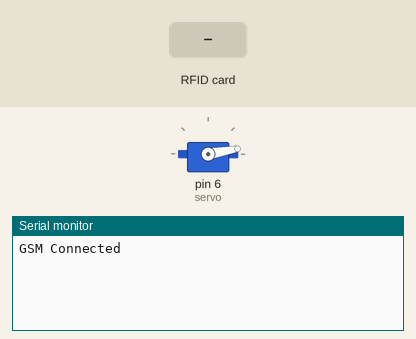
Simulated run of this sketch. Board: Arduino Uno, built with avr-gcc and run on an emulated ATmega328P. Parts: servo, the last lines printed to the serial monitor. The inputs (shaded band) are chosen by the test bench.

Above: at 3.2 s.
3.3 s: RFID card 56 52 91 BB held to the reader
At 4.2 s:
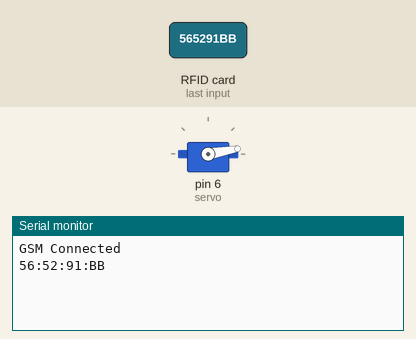
4.9 s: RFID card 5E 7A 19 C4 held to the reader
At 6.5 s:
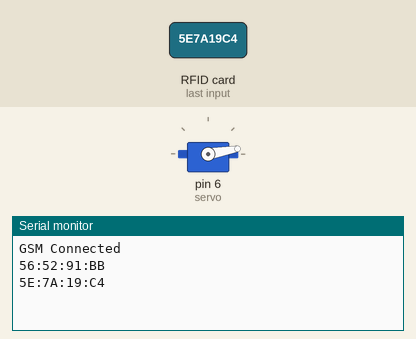

Measured:
- after the input at 3.3 s, the serial monitor: prints a new line after 0.11 s (image 1)
- after the input at 4.9 s, the serial monitor: prints a new line after 0.14 s (image 2)

The sketch:

IOT_Final_Project.ino
```cpp
#include "SPI.h"
#include "MFRC522.h"
#include "Servo.h"
#include <GSM.h>

#define SS_PIN 10
#define RST_PIN 9
#define SP_PIN 8

// Hardware setup:
// VCC to 3.3V
// RST to D9
// GND to GND
// MISO to D12
// MOSI to D11
// SCK to D13
// NSS to D10

// Servo:
// Brown: GND
// Red: 5V
// Orange: D6


MFRC522 rfid(SS_PIN, RST_PIN);
MFRC522::MIFARE_Key key;

Servo servo;
int pos = 0;

GSM gsmAccess;
GSM_SMS sms;
char remoteNumber[20]= "07449976201";
char txtMsg[200]="Feeder has been used";

bool needToSend = false;
int messageSent = 0;

void setup() {
  // RFID setup
  Serial.begin(9600);
  SPI.begin();
  rfid.PCD_Init();

  // Servo Setup
  servo.attach(6);
  servo.write(10);

  // GSM Setup
  boolean notConnected = true;
      while(notConnected){
    if(gsmAccess.begin()==GSM_READY){
     notConnected = false;
    }
  else
    {
      Serial.println("Not connected");
      delay(1000);
    }
  }
  Serial.println("GSM Connected");

}

void loop() {

  // If tag is not near reader, close lid
  if (!rfid.PICC_IsNewCardPresent() || !rfid.PICC_ReadCardSerial()){
    servo.write(10);
    delay(200);


// Send SMS once lid has closed and SMS has not already been sent.
    if (needToSend) {
      sendSMS();
      needToSend = false;
    }

    return;
  }


  MFRC522::PICC_Type piccType = rfid.PICC_GetType(rfid.uid.sak);
 // Assigns UID to string
  String strID = "";
  for (byte i = 0; i < 4; i++) {
    strID +=
    (rfid.uid.uidByte[i] < 0x10 ? "0" : "") +
    String(rfid.uid.uidByte[i], HEX) +
    (i!=3 ? ":" : "");
  }
  strID.toUpperCase();
  Serial.println(strID);


// Have to call this twice as occasionally get a false 0 returned.
rfid.PICC_IsNewCardPresent();
bool present = rfid.PICC_IsNewCardPresent();

// While tag is present, keep lid open
while (present==1){
  rfid.PICC_IsNewCardPresent();
  present = rfid.PICC_IsNewCardPresent();


// Tag 56:52:91:BB
// Card B0:9D:5F:7E
 if (strID.indexOf("56:52:91:BB") >= 0) {

   // Change this depending on how far you want lid to open.
         servo.write(160);
        delay(2000);
        needToSend = true;

  }
}


  rfid.PICC_HaltA();
  rfid.PCD_StopCrypto1();
}


void sendSMS(){
  Serial.println("Sending SMS");
sms.beginSMS(remoteNumber);
  sms.print(txtMsg);
  sms.endSMS();
  Serial.println("Message sent");
  sms.flush();


}
```
